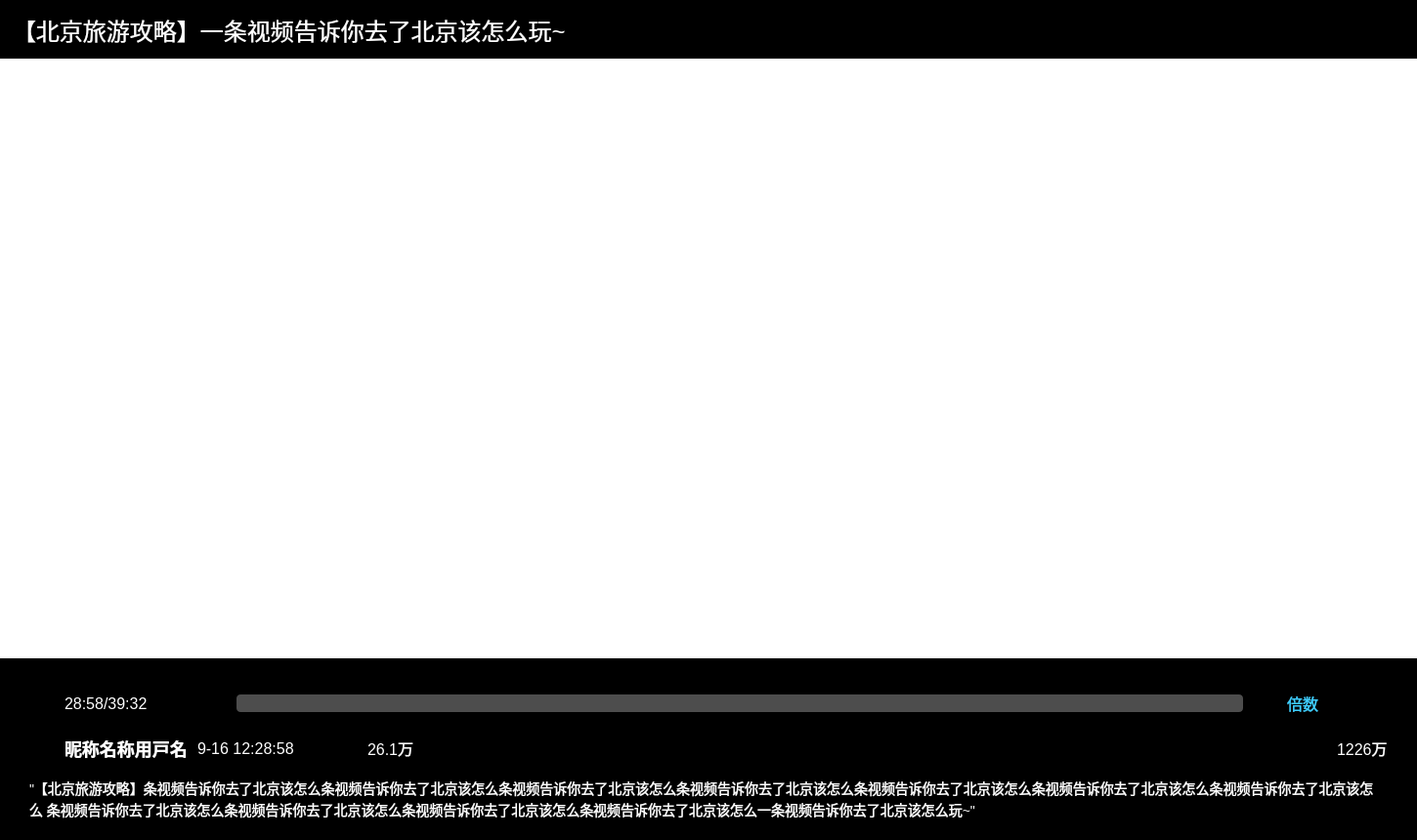
<?xml version="1.0" encoding="UTF-8"?>
<ui version="4.0">
 <class>PlayerPage</class>
 <widget class="QWidget" name="PlayerPage">
  <property name="geometry">
   <rect>
    <x>0</x>
    <y>0</y>
    <width>1450</width>
    <height>860</height>
   </rect>
  </property>
  <property name="minimumSize">
   <size>
    <width>1450</width>
    <height>860</height>
   </size>
  </property>
  <property name="maximumSize">
   <size>
    <width>1450</width>
    <height>860</height>
   </size>
  </property>
  <property name="windowTitle">
   <string>Form</string>
  </property>
  <property name="styleSheet">
   <string notr="true">*{
color : #FFFFFF;
font-size : 16px;
font-family : 微软雅⿊;
background-color:rgba(0,0,0,0);
}
QPushButton{
border : none;
}</string>
  </property>
  <layout class="QVBoxLayout" name="verticalLayout">
   <property name="spacing">
    <number>0</number>
   </property>
   <property name="leftMargin">
    <number>0</number>
   </property>
   <property name="topMargin">
    <number>0</number>
   </property>
   <property name="rightMargin">
    <number>0</number>
   </property>
   <property name="bottomMargin">
    <number>0</number>
   </property>
   <item>
    <widget class="QWidget" name="playHead" native="true">
     <property name="minimumSize">
      <size>
       <width>0</width>
       <height>60</height>
      </size>
     </property>
     <property name="maximumSize">
      <size>
       <width>16777215</width>
       <height>60</height>
      </size>
     </property>
     <property name="styleSheet">
      <string notr="true">#playHead{
background-color : #000000;
}</string>
     </property>
     <layout class="QHBoxLayout" name="horizontalLayout">
      <property name="spacing">
       <number>0</number>
      </property>
      <property name="leftMargin">
       <number>13</number>
      </property>
      <property name="topMargin">
       <number>0</number>
      </property>
      <property name="rightMargin">
       <number>0</number>
      </property>
      <property name="bottomMargin">
       <number>0</number>
      </property>
      <item>
       <widget class="QLabel" name="videoTittle">
        <property name="styleSheet">
         <string notr="true">#videoTittle{
font-size : 24px;
}</string>
        </property>
        <property name="text">
         <string>【北京旅游攻略】⼀条视频告诉你去了北京该怎么玩~</string>
        </property>
       </widget>
      </item>
      <item>
       <widget class="QWidget" name="sysBtnBox" native="true">
        <property name="minimumSize">
         <size>
          <width>112</width>
          <height>0</height>
         </size>
        </property>
        <property name="maximumSize">
         <size>
          <width>112</width>
          <height>16777215</height>
         </size>
        </property>
        <property name="styleSheet">
         <string notr="true"/>
        </property>
        <layout class="QHBoxLayout" name="horizontalLayout_2">
         <property name="spacing">
          <number>36</number>
         </property>
         <property name="leftMargin">
          <number>0</number>
         </property>
         <property name="topMargin">
          <number>0</number>
         </property>
         <property name="rightMargin">
          <number>31</number>
         </property>
         <property name="bottomMargin">
          <number>0</number>
         </property>
         <item>
          <widget class="QPushButton" name="minBtn">
           <property name="minimumSize">
            <size>
             <width>20</width>
             <height>20</height>
            </size>
           </property>
           <property name="maximumSize">
            <size>
             <width>20</width>
             <height>20</height>
            </size>
           </property>
           <property name="styleSheet">
            <string notr="true">#minBtn{
border-image : url(&quot;:images/PlayPage/suoxiao.png&quot;);
}</string>
           </property>
           <property name="text">
            <string/>
           </property>
          </widget>
         </item>
         <item>
          <widget class="QPushButton" name="quitBtn">
           <property name="minimumSize">
            <size>
             <width>20</width>
             <height>20</height>
            </size>
           </property>
           <property name="maximumSize">
            <size>
             <width>20</width>
             <height>20</height>
            </size>
           </property>
           <property name="styleSheet">
            <string notr="true">#quitBtn{
border-image : url(&quot;:/images/PlayPage/quxiao.png&quot;);
}</string>
           </property>
           <property name="text">
            <string/>
           </property>
          </widget>
         </item>
        </layout>
       </widget>
      </item>
     </layout>
    </widget>
   </item>
   <item>
    <widget class="QWidget" name="screen" native="true">
     <property name="styleSheet">
      <string notr="true"/>
     </property>
    </widget>
   </item>
   <item>
    <widget class="QWidget" name="playControlBox" native="true">
     <property name="minimumSize">
      <size>
       <width>0</width>
       <height>186</height>
      </size>
     </property>
     <property name="maximumSize">
      <size>
       <width>16777215</width>
       <height>186</height>
      </size>
     </property>
     <property name="styleSheet">
      <string notr="true">#playControlBox{
background-color : #000000;
}</string>
     </property>
     <layout class="QVBoxLayout" name="verticalLayout_2">
      <property name="spacing">
       <number>0</number>
      </property>
      <property name="leftMargin">
       <number>0</number>
      </property>
      <property name="topMargin">
       <number>0</number>
      </property>
      <property name="rightMargin">
       <number>0</number>
      </property>
      <property name="bottomMargin">
       <number>0</number>
      </property>
      <item>
       <widget class="PlaySlider" name="videoSlider" native="true">
        <property name="minimumSize">
         <size>
          <width>0</width>
          <height>30</height>
         </size>
        </property>
        <property name="maximumSize">
         <size>
          <width>16777215</width>
          <height>30</height>
         </size>
        </property>
        <property name="styleSheet">
         <string notr="true"/>
        </property>
       </widget>
      </item>
      <item>
       <widget class="QWidget" name="playContorl" native="true">
        <property name="minimumSize">
         <size>
          <width>0</width>
          <height>32</height>
         </size>
        </property>
        <property name="maximumSize">
         <size>
          <width>16777215</width>
          <height>32</height>
         </size>
        </property>
        <property name="styleSheet">
         <string notr="true"/>
        </property>
        <layout class="QHBoxLayout" name="horizontalLayout_3">
         <property name="spacing">
          <number>0</number>
         </property>
         <property name="leftMargin">
          <number>30</number>
         </property>
         <property name="topMargin">
          <number>0</number>
         </property>
         <property name="rightMargin">
          <number>30</number>
         </property>
         <property name="bottomMargin">
          <number>0</number>
         </property>
         <item>
          <widget class="QWidget" name="playTimeBox" native="true">
           <property name="minimumSize">
            <size>
             <width>126</width>
             <height>0</height>
            </size>
           </property>
           <property name="maximumSize">
            <size>
             <width>126</width>
             <height>16777215</height>
            </size>
           </property>
           <property name="styleSheet">
            <string notr="true"/>
           </property>
           <layout class="QHBoxLayout" name="horizontalLayout_4">
            <property name="spacing">
             <number>10</number>
            </property>
            <property name="leftMargin">
             <number>0</number>
            </property>
            <property name="topMargin">
             <number>0</number>
            </property>
            <property name="rightMargin">
             <number>0</number>
            </property>
            <property name="bottomMargin">
             <number>0</number>
            </property>
            <item>
             <widget class="QPushButton" name="playBtn">
              <property name="minimumSize">
               <size>
                <width>26</width>
                <height>26</height>
               </size>
              </property>
              <property name="maximumSize">
               <size>
                <width>26</width>
                <height>26</height>
               </size>
              </property>
              <property name="styleSheet">
               <string notr="true">#playBtn{
border-image : url(&quot;:/images/PlayPage/zanting.png&quot;);
}</string>
              </property>
              <property name="text">
               <string/>
              </property>
             </widget>
            </item>
            <item>
             <widget class="QLabel" name="videoDuration">
              <property name="text">
               <string>28:58/39:32</string>
              </property>
             </widget>
            </item>
           </layout>
          </widget>
         </item>
         <item>
          <widget class="QWidget" name="bulletScreenBox" native="true">
           <property name="minimumSize">
            <size>
             <width>1116</width>
             <height>0</height>
            </size>
           </property>
           <property name="maximumSize">
            <size>
             <width>1116</width>
             <height>16777215</height>
            </size>
           </property>
           <property name="styleSheet">
            <string notr="true"/>
           </property>
           <layout class="QHBoxLayout" name="horizontalLayout_5">
            <property name="spacing">
             <number>30</number>
            </property>
            <property name="leftMargin">
             <number>30</number>
            </property>
            <property name="topMargin">
             <number>0</number>
            </property>
            <property name="rightMargin">
             <number>0</number>
            </property>
            <property name="bottomMargin">
             <number>0</number>
            </property>
            <item>
             <widget class="QPushButton" name="bulletScreenBtn">
              <property name="minimumSize">
               <size>
                <width>26</width>
                <height>26</height>
               </size>
              </property>
              <property name="maximumSize">
               <size>
                <width>26</width>
                <height>26</height>
               </size>
              </property>
              <property name="styleSheet">
               <string notr="true">#bulletScreenBtn{
border-image : url(&quot;:/images/PlayPage/danmu.png&quot;);
}</string>
              </property>
              <property name="text">
               <string/>
              </property>
             </widget>
            </item>
            <item>
             <widget class="BarrageEdit" name="bulletScreenText">
              <property name="styleSheet">
               <string notr="true">#bulletScreenText{
font-family : 微软雅⿊;
font-size : 14px;
background-color : #4D4D4D;
color : #DEDEDE;
border : none;
border-radius : 4px;
}</string>
              </property>
             </widget>
            </item>
           </layout>
          </widget>
         </item>
         <item>
          <widget class="QWidget" name="speedBox" native="true">
           <property name="styleSheet">
            <string notr="true"/>
           </property>
           <layout class="QHBoxLayout" name="horizontalLayout_6">
            <property name="spacing">
             <number>0</number>
            </property>
            <property name="leftMargin">
             <number>0</number>
            </property>
            <property name="topMargin">
             <number>0</number>
            </property>
            <property name="rightMargin">
             <number>0</number>
            </property>
            <property name="bottomMargin">
             <number>0</number>
            </property>
            <item>
             <widget class="QPushButton" name="speedBtn">
              <property name="minimumSize">
               <size>
                <width>32</width>
                <height>21</height>
               </size>
              </property>
              <property name="maximumSize">
               <size>
                <width>32</width>
                <height>21</height>
               </size>
              </property>
              <property name="styleSheet">
               <string notr="true">#speedBtn{
font-size : 16px;
color : #3ECEFE;
}</string>
              </property>
              <property name="text">
               <string>倍数</string>
              </property>
             </widget>
            </item>
           </layout>
          </widget>
         </item>
         <item>
          <widget class="QWidget" name="volumeBox" native="true">
           <property name="minimumSize">
            <size>
             <width>26</width>
             <height>26</height>
            </size>
           </property>
           <property name="maximumSize">
            <size>
             <width>26</width>
             <height>26</height>
            </size>
           </property>
           <property name="styleSheet">
            <string notr="true"/>
           </property>
           <layout class="QHBoxLayout" name="horizontalLayout_7">
            <property name="spacing">
             <number>0</number>
            </property>
            <property name="leftMargin">
             <number>0</number>
            </property>
            <property name="topMargin">
             <number>0</number>
            </property>
            <property name="rightMargin">
             <number>0</number>
            </property>
            <property name="bottomMargin">
             <number>0</number>
            </property>
            <item>
             <widget class="QPushButton" name="volumeBtn">
              <property name="minimumSize">
               <size>
                <width>26</width>
                <height>26</height>
               </size>
              </property>
              <property name="maximumSize">
               <size>
                <width>26</width>
                <height>26</height>
               </size>
              </property>
              <property name="styleSheet">
               <string notr="true">#volumeBtn{
border-image : url(&quot;:/images/PlayPage/shnegyin.png&quot;);
}</string>
              </property>
              <property name="text">
               <string/>
              </property>
             </widget>
            </item>
           </layout>
          </widget>
         </item>
        </layout>
       </widget>
      </item>
      <item>
       <widget class="QWidget" name="videoInofoBox" native="true">
        <property name="minimumSize">
         <size>
          <width>0</width>
          <height>60</height>
         </size>
        </property>
        <property name="maximumSize">
         <size>
          <width>16777215</width>
          <height>60</height>
         </size>
        </property>
        <property name="styleSheet">
         <string notr="true"/>
        </property>
        <layout class="QHBoxLayout" name="horizontalLayout_8">
         <property name="spacing">
          <number>0</number>
         </property>
         <property name="leftMargin">
          <number>0</number>
         </property>
         <property name="topMargin">
          <number>0</number>
         </property>
         <property name="rightMargin">
          <number>0</number>
         </property>
         <property name="bottomMargin">
          <number>0</number>
         </property>
         <item>
          <widget class="QWidget" name="videoInfo" native="true">
           <property name="minimumSize">
            <size>
             <width>310</width>
             <height>0</height>
            </size>
           </property>
           <property name="maximumSize">
            <size>
             <width>310</width>
             <height>16777215</height>
            </size>
           </property>
           <property name="styleSheet">
            <string notr="true"/>
           </property>
           <layout class="QHBoxLayout" name="horizontalLayout_9">
            <property name="spacing">
             <number>10</number>
            </property>
            <property name="leftMargin">
             <number>30</number>
            </property>
            <property name="topMargin">
             <number>0</number>
            </property>
            <property name="rightMargin">
             <number>0</number>
            </property>
            <property name="bottomMargin">
             <number>0</number>
            </property>
            <item>
             <widget class="QPushButton" name="userAvatar">
              <property name="minimumSize">
               <size>
                <width>26</width>
                <height>26</height>
               </size>
              </property>
              <property name="maximumSize">
               <size>
                <width>26</width>
                <height>26</height>
               </size>
              </property>
              <property name="styleSheet">
               <string notr="true">#userAvatar{
border-image : url(&quot;:/images/PlayPage/touxiang.png&quot;);
}</string>
              </property>
              <property name="text">
               <string/>
              </property>
             </widget>
            </item>
            <item>
             <widget class="QLabel" name="userNikeName">
              <property name="minimumSize">
               <size>
                <width>126</width>
                <height>0</height>
               </size>
              </property>
              <property name="maximumSize">
               <size>
                <width>126</width>
                <height>16777215</height>
               </size>
              </property>
              <property name="styleSheet">
               <string notr="true">#userNikeName{
font-size : 18px;
font-weight : bold;
}</string>
              </property>
              <property name="text">
               <string>昵称名称⽤⼾名</string>
              </property>
             </widget>
            </item>
            <item>
             <widget class="QLabel" name="loadupTime">
              <property name="text">
               <string>9-16 12:28:58</string>
              </property>
             </widget>
            </item>
           </layout>
          </widget>
         </item>
         <item>
          <widget class="QWidget" name="playNumBox" native="true">
           <property name="minimumSize">
            <size>
             <width>114</width>
             <height>0</height>
            </size>
           </property>
           <property name="maximumSize">
            <size>
             <width>114</width>
             <height>16777215</height>
            </size>
           </property>
           <property name="styleSheet">
            <string notr="true"/>
           </property>
           <layout class="QHBoxLayout" name="horizontalLayout_10">
            <property name="spacing">
             <number>7</number>
            </property>
            <property name="leftMargin">
             <number>35</number>
            </property>
            <property name="topMargin">
             <number>0</number>
            </property>
            <property name="rightMargin">
             <number>0</number>
            </property>
            <property name="bottomMargin">
             <number>0</number>
            </property>
            <item>
             <widget class="QLabel" name="playNumImage">
              <property name="minimumSize">
               <size>
                <width>24</width>
                <height>24</height>
               </size>
              </property>
              <property name="maximumSize">
               <size>
                <width>24</width>
                <height>24</height>
               </size>
              </property>
              <property name="styleSheet">
               <string notr="true">#playNumImage{
border-image :
url(&quot;:/images/PlayPage/bofangliang.png&quot;);
}</string>
              </property>
              <property name="text">
               <string/>
              </property>
             </widget>
            </item>
            <item>
             <widget class="QLabel" name="playNum">
              <property name="text">
               <string>26.1万</string>
              </property>
             </widget>
            </item>
           </layout>
          </widget>
         </item>
         <item>
          <widget class="QWidget" name="likeNumBox" native="true">
           <property name="styleSheet">
            <string notr="true"/>
           </property>
           <layout class="QHBoxLayout" name="horizontalLayout_11">
            <property name="spacing">
             <number>7</number>
            </property>
            <property name="leftMargin">
             <number>11</number>
            </property>
            <property name="topMargin">
             <number>11</number>
            </property>
            <property name="rightMargin">
             <number>30</number>
            </property>
            <property name="bottomMargin">
             <number>11</number>
            </property>
            <item>
             <spacer name="horizontalSpacer">
              <property name="orientation">
               <enum>Qt::Orientation::Horizontal</enum>
              </property>
              <property name="sizeHint" stdset="0">
               <size>
                <width>903</width>
                <height>20</height>
               </size>
              </property>
             </spacer>
            </item>
            <item>
             <widget class="QPushButton" name="likeImageBtn">
              <property name="minimumSize">
               <size>
                <width>24</width>
                <height>24</height>
               </size>
              </property>
              <property name="maximumSize">
               <size>
                <width>24</width>
                <height>24</height>
               </size>
              </property>
              <property name="styleSheet">
               <string notr="true">#likeImageBtn{
border-image : url(&quot;:/images/PlayPage/dianzan.png&quot;);
}</string>
              </property>
              <property name="text">
               <string/>
              </property>
             </widget>
            </item>
            <item>
             <widget class="QLabel" name="likeNum">
              <property name="text">
               <string>1226万</string>
              </property>
             </widget>
            </item>
           </layout>
          </widget>
         </item>
        </layout>
       </widget>
      </item>
      <item>
       <widget class="QWidget" name="videoIntroduceBox" native="true">
        <property name="styleSheet">
         <string notr="true"/>
        </property>
        <layout class="QHBoxLayout" name="horizontalLayout_12">
         <property name="spacing">
          <number>0</number>
         </property>
         <property name="leftMargin">
          <number>30</number>
         </property>
         <property name="topMargin">
          <number>0</number>
         </property>
         <property name="rightMargin">
          <number>34</number>
         </property>
         <property name="bottomMargin">
          <number>20</number>
         </property>
         <item>
          <widget class="QLabel" name="videoDesc">
           <property name="styleSheet">
            <string notr="true">#videoDesc{
font-size : 14px;
}</string>
           </property>
           <property name="text">
            <string>&quot;【北京旅游攻略】条视频告诉你去了北京该怎么条视频告诉你去了北京该怎么条视频告诉你去了北京该怎么条视频告诉你去了北京该怎么条视频告诉你去了北京该怎么条视频告诉你去了北京该怎么条视频告诉你去了北京该怎么 条视频告诉你去了北京该怎么条视频告诉你去了北京该怎么条视频告诉你去了北京该怎么条视频告诉你去了北京该怎么⼀条视频告诉你去了北京该怎么玩~&quot;</string>
           </property>
           <property name="wordWrap">
            <bool>true</bool>
           </property>
          </widget>
         </item>
        </layout>
       </widget>
      </item>
     </layout>
    </widget>
   </item>
  </layout>
 </widget>
 <customwidgets>
  <customwidget>
   <class>PlaySlider</class>
   <extends>QWidget</extends>
   <header location="global">playslider.h</header>
   <container>1</container>
  </customwidget>
  <customwidget>
   <class>BarrageEdit</class>
   <extends>QLineEdit</extends>
   <header location="global">barrageedit.h</header>
  </customwidget>
 </customwidgets>
 <resources/>
 <connections/>
</ui>
